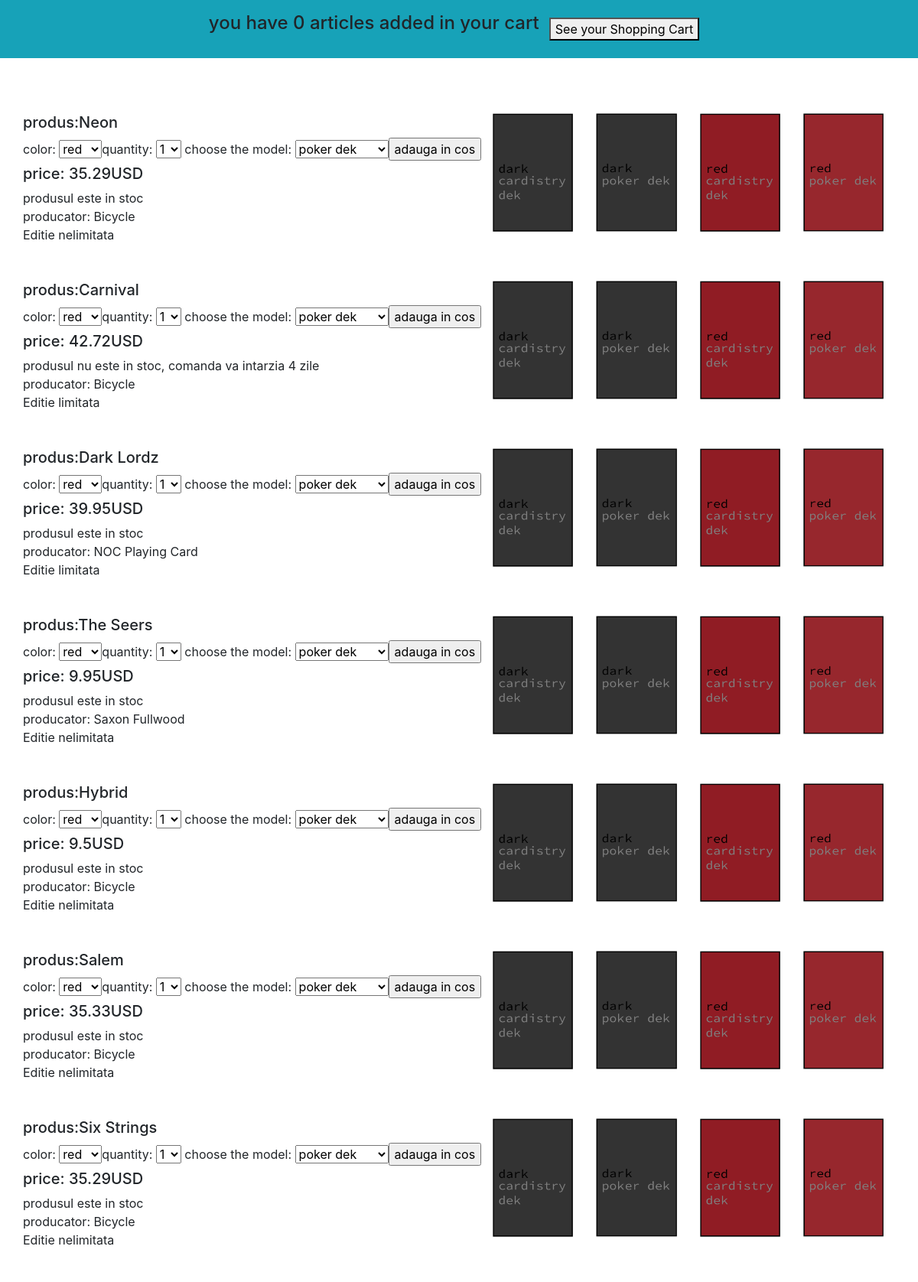
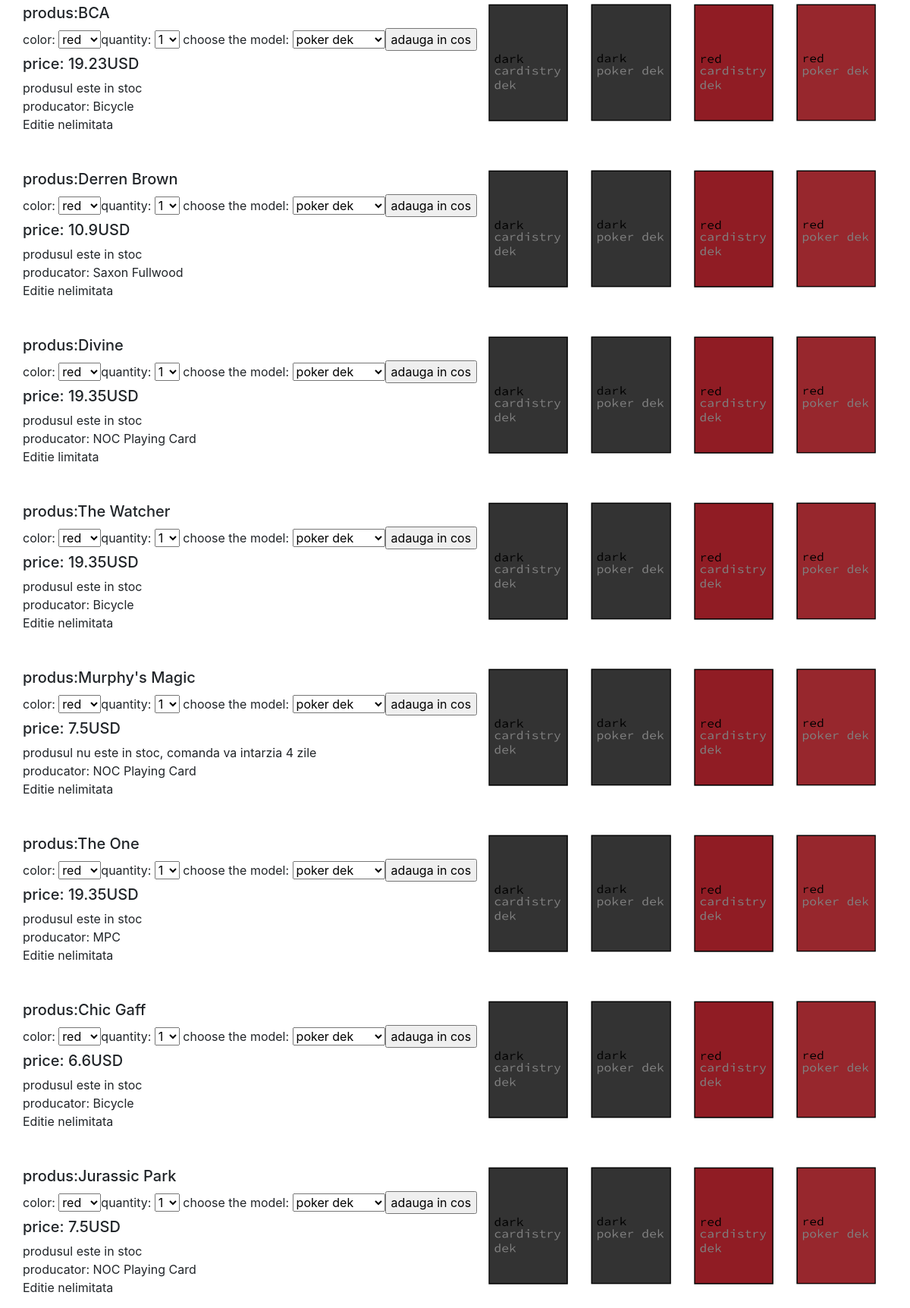
/View/index.php (upper part), run on the app's committed database (2 pictures, top to bottom).
### tables this page shows
CREATE TABLE IF NOT EXISTS `inventar` (
  `id_product` int(11) NOT NULL,
  `name` text NOT NULL,
  `price` float NOT NULL,
  `currency` varchar(5) NOT NULL,
  `edition` tinyint(1) NOT NULL,
  `in_stock` tinyint(1) NOT NULL,
  `producer` text NOT NULL,
  `img1` text NOT NULL,
  `img2` text NOT NULL,
  `img3` text NOT NULL,
  `img4` text NOT NULL
);

### Model/product.php (called while the page is built, shortened)
<?php
class Product extends ConnectPdo
{
    public function showProduct(): array
    {
        $pdo = $this->connectDb();
        return $pdo->query(sprintf("SELECT * FROM %s ", self::TabeleInventar))->fetchAll();
    }
}

### Controller/controller.php (the view, shortened to what this page needs)
<?php
include_once '../inc/header.php';
include_once '../Model/product.php';
include_once '../Helper/helper.php';
class ManipulateProduct
{
    private $productConn;
    public function __construct($productConn)
    {
        $this->productConn = $productConn;
    }
    public function showProduct(): void
    {
        $products = $this->productConn->showProduct();
        foreach ($products as $product) {
            $price = $product['price'];
            $id = $product['id_product'];?>
            <div class="row">
            <div class="class=col-md-4">
           <h5><?php echo "produs:" . $product['name']; ?></h5>
           <?php echo Helper::buildForm($id); ?>
           <h5><?php echo "price: " . $price . $product['currency'] . "</br>"; ?></h5>
           <?php echo $product['in_stock'] == true ? "produsul este in stoc " . "</br>" : " produsul nu este in stoc, comanda va intarzia 4 zile " . "</br>"; ?>
           <?php echo "producator: " . $product['producer'] . "</br>"; ?>
           <?php echo $product['edition'] == 1 ? "Editie limitata" : "Editie nelimitata"; ?>
           </div>
           <div class="col-sm">
              <img src=<?php echo $product['img1']; ?> class="img-rounded" width = "100%" alt="test-image1">
           </div>
           <div class="col-sm">
              <img src=<?php echo $product['img2']; ?> class="img-rounded" width = "100%" alt="test-image2">
           </div>
           <div class="col-sm">
              <img src=<?php echo $product['img3']; ?> class="img-rounded" width = "100%" alt="test-image3">
              </div>
              <div class="col-sm">
              <img src=<?php echo $product['img4']; ?> class="img-rounded" width = "100%" alt="test-image4">
            </div>
            </div>
<?php
}
    }
}

### inc/header.php (shortened to what this page needs)
<!DOCTYPE html>
<html lang="en">
<head>
<link rel="stylesheet" href="https://stackpath.bootstrapcdn.com/bootstrap/4.5.2/css/bootstrap.min.css"
rel="stylesheet" href="../assets/slideshow.css"
integrity="sha384-JcKb8q3iqJ61gNV9KGb8thSsNjpSL0n8PARn9HuZOnIxN0hoP+VmmDGMN5t9UJ0Z">
</head>
<body class="lg">

### View/index.php (shortened to what this page needs)
<?php
include_once '../inc/header.php';
include_once '../Helper/helper.php';
include_once '../Model/product.php';
include_once '../Controller/controller.php';
?>
<div class="sticky-top p-3 bg-info d-flex justify-content-center" style="background-color:gray">
<h4><?php echo "you have " . count($_SESSION['shopping cart']) . " " . "articles added in your cart" ?></h4>
<?php echo Helper::actionButton("shoppingCartView.php", "see shopping cart", "POST", "See your Shopping Cart"); ?>
</div>
<br>
<br>
<br>
<div class='container'>
<?php
$productConn = new Product;
$inventar = new ManipulateProduct($productConn);
$inventar->showProduct();

### Helper/helper.php (shortened to what this page needs)
<?php
class Helper
{
    public static function buildForm($id): string
    {
        $form = '<form action="../View/index.php" method=POST> <label for="color">color:</label>
        <select name="color" id="color">
        <option value="red">red</option>
        <option value="dark">dark</option>
        </select>';
        $form .= '<label for="quantity">quantity:</label>
        <select name="quantity" id="quantity">
        <option value="1">1</option>
        <option value="2">2</option>
        <option value="3">3</option>
        <option value="4">4</option>
        <option value="5">5</option>
        <option value="6">6</option>
        <option value="7">7</option>
        <option value="8">8</option>
        </select>';
        $form .= sprintf('<input type="hidden" name="productId" value="%u">', $id);
        $form .= '<form> <label for="model">choose the model: </label>
        <select name="model" id="modeltype">
        <option value="poker_dek">poker dek</option>
        <option value="cardistry_dek">cardistry dek</option>
        </select>';
        $form .= '<input type="submit" value= "adauga in cos">
        </form>';
        return $form;
    }
    public static function actionButton($action, $name, $method, $lable)
    {
        $button = sprintf('<form class="btn " action="%s" method="%s">', $action, $method);
        $button .= sprintf(' <button type="submit" name="%s" formaction="%s">%s</button>', $name, $action, $lable);
        $button .= '</form>';
        return $button . "</br>";
    }
}

### data on the page
inventar: name "Neon", price "35.29", currency "USD", in_stock "produsul este in stoc", producer "Bicycle", edition "Editie nelimitata"
inventar: name "Carnival", price "42.72", currency "USD", shows "produsul nu este in stoc, comanda va intarzia 4 zile", producer "Bicycle", edition "Editie limitata"
inventar: name "Dark Lordz", price "39.95", currency "USD", in_stock "produsul este in stoc", producer "NOC Playing Card", edition "Editie limitata"
inventar: name "The Seers", price "9.95", currency "USD", in_stock "produsul este in stoc", producer "Saxon Fullwood", edition "Editie nelimitata"
inventar: name "Hybrid", price "9.5", currency "USD", in_stock "produsul este in stoc", producer "Bicycle", edition "Editie nelimitata"
inventar: name "Salem", price "35.33", currency "USD", in_stock "produsul este in stoc", producer "Bicycle", edition "Editie nelimitata"
inventar: name "Six Strings", price "35.29", currency "USD", in_stock "produsul este in stoc", producer "Bicycle", edition "Editie nelimitata"
inventar: name "BCA", price "19.23", currency "USD", in_stock "produsul este in stoc", producer "Bicycle", edition "Editie nelimitata"
inventar: name "Derren Brown", price "10.9", currency "USD", in_stock "produsul este in stoc", producer "Saxon Fullwood", edition "Editie nelimitata"
inventar: name "Divine", price "19.35", currency "USD", in_stock "produsul este in stoc", producer "NOC Playing Card", edition "Editie limitata"
inventar: name "The Watcher", price "19.35", currency "USD", in_stock "produsul este in stoc", producer "Bicycle", edition "Editie nelimitata"
inventar: name "Murphy's Magic", price "7.5", currency "USD", shows "produsul nu este in stoc, comanda va intarzia 4 zile", producer "NOC Playing Card", edition "Editie nelimitata"
inventar: name "The One", price "19.35", currency "USD", in_stock "produsul este in stoc", producer "MPC", edition "Editie nelimitata"
inventar: name "Chic Gaff", price "6.6", currency "USD", in_stock "produsul este in stoc", producer "Bicycle", edition "Editie nelimitata"
inventar: name "Jurassic Park", price "7.5", currency "USD", in_stock "produsul este in stoc", producer "NOC Playing Card", edition "Editie nelimitata"

### other printed values
count($_SESSION['shopping cart']) "0"
$lable "See your Shopping Cart"
